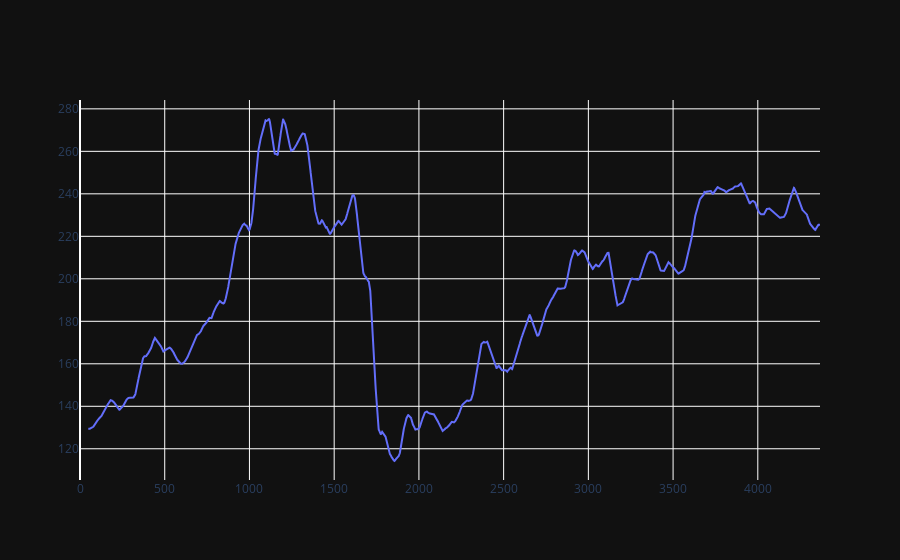

Notebook code for this chart:
### Code cell
fig = go.Figure(data=go.Scatter(x=np.arange(len(line)),y=np.array(vals)), layout_paper_bgcolor=colors['background'], layout_plot_bgcolor=colors['background'])

fig.show()

### Figure 1 — Plotly figure (JSON) as saved in the notebook; plotly's stock layout.template omitted (floating-point values rounded to 4 significant figures; data arrays with more than 128 entries replaced by an {"elided": "..."} marker saying what was removed)
{"data": [{"type": "scatter", "x": {"elided": "4368 int values"}, "y": {"elided": "4368 float values"}}], "layout": {"paper_bgcolor": "#111111", "plot_bgcolor": "#111111"}}
